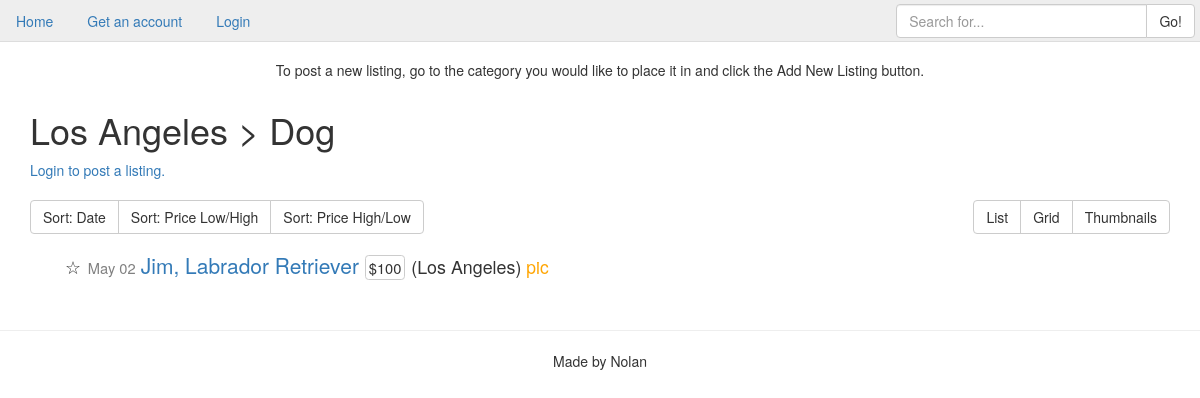
/city/5/5/, run on the app's committed database.
### cl_app/models.py (models this page shows, shortened)
class City(models.Model):
    city = models.CharField(max_length=20)
    def __str__(self):
        return self.city

class ListingType(models.Model):
    name = models.CharField(max_length=20)
    parent = models.ForeignKey("self", null=True, blank=True, related_name='subcat')
    def __str__(self):
        return self.name

class Listing(models.Model):
    user = models.ForeignKey('auth.User')
    listing_city = models.ForeignKey(City)
    category = models.ForeignKey(ListingType)
    name = models.CharField(max_length=40)
    breed = models.CharField(max_length=40)
    price = models.IntegerField()
    description = models.TextField()
    photo = models.ImageField(upload_to="listing_photos", null=True, blank=True, verbose_name="Listing Photo")
    created = models.DateTimeField(auto_now_add=True)
    class Meta:
        ordering = ['-created']
    @property
    def photo_url(self):
        if self.photo:
            return self.photo.url
        return "/media/listing_photos/classifieds-default.jpg"

### cl_app/views.py (the view)
# urls.py: url(r'^city/(?P<citypk>\d+)/(?P<categorypk>\d+)/$', CityCategoryListView.as_view(), name='city_category_list_view'),
class CityCategoryListView(ListView):
    model = Listing
    def get_queryset(self, **kwargs):
        city_id = self.kwargs.get('citypk')
        category_id = self.kwargs.get('categorypk')
        sort = self.request.GET.get('sort')
        if sort:
            return Listing.objects.filter(listing_city=city_id).filter(category=category_id).order_by(sort)
        else:
            return Listing.objects.filter(listing_city=city_id).filter(category=category_id)
    def get_context_data(self, **kwargs):
        city_id = self.kwargs.get('citypk')
        category_id = self.kwargs.get('categorypk')
        context = super().get_context_data(**kwargs)
        context['city'] = City.objects.get(id=city_id)
        context['category'] = ListingType.objects.get(id=category_id)
        context['category_id'] = category_id
        context['city_id'] = city_id
        return context

### templates/cl_app/listing_list.html (shortened to what this page needs)
{% extends "base.html" %}
{% load staticfiles %}
{% block body %}
    <h1>
        {% if city %}
            {{ city }} >
        {% else %}
            All Cities >
        {% endif %}
        {% if category %}
            {{ category }}
        {% else %}
            All item's
        {% endif %}
    </h1>
    {% if user.is_authenticated %}
    {% if category %}
    <a class="btn btn-success"href="{% url 'listing_create_view' category.pk %}">Add New Listing</a>
    {% endif %}
    {% else %}
    <a href="{% url 'login' %}">Login to post a listing.</a>
    {% endif %}
    <br>
    <br>
    {% if not search %}
    <div class="btn-group pull-left" role="group">
        <a href="{% url 'city_category_list_view' city_id category_id %}?sort=-created"  class="btn btn-default">Sort: Date</a>
        <a href="{% url 'city_category_list_view' city_id category_id %}?sort=price"  class="btn btn-default">Sort: Price Low/High</a>
        <a href="{% url 'city_category_list_view' city_id category_id %}?sort=-price"  class="btn btn-default">Sort: Price High/Low</a>
    </div>
    {% endif %}
    <div class="btn-group pull-right" role="group">
        <a href="#" id="listb" class="btn btn-default">List</a>
        <a href="#" id="gridb" class="btn btn-default">Grid</a>
        <a href="#" id="thumbb" class="btn btn-default">Thumbnails</a>
    </div>
    <br>
    <br>
    <div class="row" id="list">
        {% for item in object_list %}
        <div class="item listing-list">
            <p><small>&#9734;</small>
                <span class="time">{{ item.created|date:"N d" }} </span>
                <a href="{% url 'listing_detail_view' item.pk %}">{{ item.name }}, {{ item.breed }}</a>
                <span class="price">${{ item.price }}</span>
                <small>({{ item.listing_city }}) </small>
                {% if item.photo %}
                <span class="pic">pic</span>
                {% endif %}
            </p>
        </div>
        {% empty %}
            <h4>Sorry, no items in this list.</h4>
        {% endfor %}
    </div>
    <br>
</div>
{% endblock %}

### cl_app/static/cl_app/css/main.css (style rules this page uses)
body { margin-top: 60px; }
.price { font-size: .7em; border: 1px solid #ccc; -webkit-border-radius: .25em; -moz-border-radius: .25em; border-radius: .25em; padding: 1px 3px; }
span.pic { color: orange; font-size: smaller; }
.time { font-size: 0.7em; line-height: 1em; padding: 1px; color: gray; vertical-align: middle; }
.listing-list { margin-left: 50px; margin-top: 10px; font-size: 1.5em; }

### data on the page
City: city "Los Angeles"
ListingType: name "Dog"
Listing: created "May 02", name "Jim", breed "Labrador Retriever", price "100", listing_city "Los Angeles", shows "pic"
